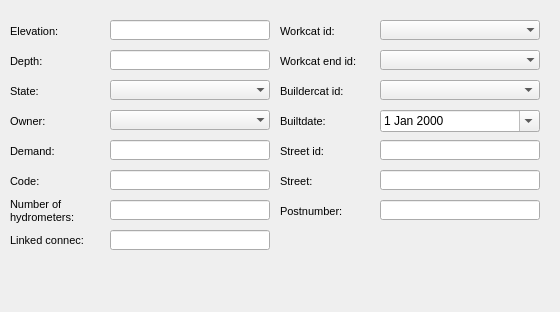
      <widget class="QWidget" name="page_5">
       <property name="geometry">
        <rect>
         <x>0</x>
         <y>0</y>
         <width>560</width>
         <height>312</height>
        </rect>
       </property>
       <attribute name="label">
        <string>Basic information</string>
       </attribute>
       <widget class="QLineEdit" name="fountain_depth">
        <property name="geometry">
         <rect>
          <x>110</x>
          <y>50</y>
          <width>160</width>
          <height>20</height>
         </rect>
        </property>
        <property name="frame">
         <bool>true</bool>
        </property>
       </widget>
       <widget class="QLabel" name="label_fountain_state">
        <property name="geometry">
         <rect>
          <x>10</x>
          <y>80</y>
          <width>90</width>
          <height>22</height>
         </rect>
        </property>
        <property name="font">
         <font>
          <pointsize>8</pointsize>
         </font>
        </property>
        <property name="frameShape">
         <enum>QFrame::NoFrame</enum>
        </property>
        <property name="frameShadow">
         <enum>QFrame::Plain</enum>
        </property>
        <property name="text">
         <string>State:</string>
        </property>
        <property name="textFormat">
         <enum>Qt::AutoText</enum>
        </property>
        <property name="scaledContents">
         <bool>false</bool>
        </property>
        <property name="alignment">
         <set>Qt::AlignLeading|Qt::AlignLeft|Qt::AlignVCenter</set>
        </property>
        <property name="margin">
         <number>3</number>
        </property>
       </widget>
       <widget class="QLineEdit" name="fountain_elevation">
        <property name="geometry">
         <rect>
          <x>110</x>
          <y>20</y>
          <width>160</width>
          <height>20</height>
         </rect>
        </property>
        <property name="inputMask">
         <string/>
        </property>
        <property name="frame">
         <bool>true</bool>
        </property>
       </widget>
       <widget class="QComboBox" name="fountain_workcat_id_end">
        <property name="geometry">
         <rect>
          <x>380</x>
          <y>50</y>
          <width>160</width>
          <height>20</height>
         </rect>
        </property>
        <property name="autoFillBackground">
         <bool>true</bool>
        </property>
        <property name="maxVisibleItems">
         <number>8</number>
        </property>
        <property name="frame">
         <bool>false</bool>
        </property>
       </widget>
       <widget class="QLabel" name="label_fountain_depth">
        <property name="geometry">
         <rect>
          <x>10</x>
          <y>50</y>
          <width>90</width>
          <height>22</height>
         </rect>
        </property>
        <property name="font">
         <font>
          <pointsize>8</pointsize>
         </font>
        </property>
        <property name="frameShape">
         <enum>QFrame::NoFrame</enum>
        </property>
        <property name="frameShadow">
         <enum>QFrame::Plain</enum>
        </property>
        <property name="text">
         <string>Depth:</string>
        </property>
        <property name="textFormat">
         <enum>Qt::AutoText</enum>
        </property>
        <property name="scaledContents">
         <bool>false</bool>
        </property>
        <property name="alignment">
         <set>Qt::AlignLeading|Qt::AlignLeft|Qt::AlignVCenter</set>
        </property>
        <property name="margin">
         <number>3</number>
        </property>
       </widget>
       <widget class="QLabel" name="label_fountain_buildercat_id">
        <property name="geometry">
         <rect>
          <x>280</x>
          <y>80</y>
          <width>101</width>
          <height>22</height>
         </rect>
        </property>
        <property name="font">
         <font>
          <pointsize>8</pointsize>
         </font>
        </property>
        <property name="frameShape">
         <enum>QFrame::NoFrame</enum>
        </property>
        <property name="frameShadow">
         <enum>QFrame::Plain</enum>
        </property>
        <property name="text">
         <string>Buildercat id:</string>
        </property>
        <property name="textFormat">
         <enum>Qt::AutoText</enum>
        </property>
        <property name="scaledContents">
         <bool>false</bool>
        </property>
        <property name="alignment">
         <set>Qt::AlignLeading|Qt::AlignLeft|Qt::AlignVCenter</set>
        </property>
        <property name="margin">
         <number>3</number>
        </property>
       </widget>
       <widget class="QLabel" name="label_fountain_workcat_id_end">
        <property name="geometry">
         <rect>
          <x>280</x>
          <y>50</y>
          <width>101</width>
          <height>22</height>
         </rect>
        </property>
        <property name="font">
         <font>
          <pointsize>8</pointsize>
         </font>
        </property>
        <property name="frameShape">
         <enum>QFrame::NoFrame</enum>
        </property>
        <property name="frameShadow">
         <enum>QFrame::Plain</enum>
        </property>
        <property name="text">
         <string>Workcat end id:</string>
        </property>
        <property name="textFormat">
         <enum>Qt::AutoText</enum>
        </property>
        <property name="scaledContents">
         <bool>false</bool>
        </property>
        <property name="alignment">
         <set>Qt::AlignLeading|Qt::AlignLeft|Qt::AlignVCenter</set>
        </property>
        <property name="margin">
         <number>3</number>
        </property>
       </widget>
       <widget class="QLabel" name="label_fountain_builtdate">
        <property name="geometry">
         <rect>
          <x>280</x>
          <y>110</y>
          <width>101</width>
          <height>22</height>
         </rect>
        </property>
        <property name="font">
         <font>
          <pointsize>8</pointsize>
         </font>
        </property>
        <property name="frameShape">
         <enum>QFrame::NoFrame</enum>
        </property>
        <property name="frameShadow">
         <enum>QFrame::Plain</enum>
        </property>
        <property name="text">
         <string>Builtdate:</string>
        </property>
        <property name="textFormat">
         <enum>Qt::AutoText</enum>
        </property>
        <property name="scaledContents">
         <bool>false</bool>
        </property>
        <property name="alignment">
         <set>Qt::AlignLeading|Qt::AlignLeft|Qt::AlignVCenter</set>
        </property>
        <property name="margin">
         <number>3</number>
        </property>
       </widget>
       <widget class="QComboBox" name="fountain_workcat_id">
        <property name="geometry">
         <rect>
          <x>380</x>
          <y>20</y>
          <width>160</width>
          <height>20</height>
         </rect>
        </property>
        <property name="autoFillBackground">
         <bool>true</bool>
        </property>
        <property name="maxVisibleItems">
         <number>8</number>
        </property>
        <property name="frame">
         <bool>false</bool>
        </property>
       </widget>
       <widget class="QComboBox" name="fountain_state">
        <property name="geometry">
         <rect>
          <x>110</x>
          <y>80</y>
          <width>160</width>
          <height>20</height>
         </rect>
        </property>
        <property name="autoFillBackground">
         <bool>true</bool>
        </property>
        <property name="maxVisibleItems">
         <number>8</number>
        </property>
        <property name="frame">
         <bool>false</bool>
        </property>
       </widget>
       <widget class="QLabel" name="label_fountain_workcat_id">
        <property name="geometry">
         <rect>
          <x>280</x>
          <y>20</y>
          <width>90</width>
          <height>22</height>
         </rect>
        </property>
        <property name="font">
         <font>
          <pointsize>8</pointsize>
         </font>
        </property>
        <property name="frameShape">
         <enum>QFrame::NoFrame</enum>
        </property>
        <property name="frameShadow">
         <enum>QFrame::Plain</enum>
        </property>
        <property name="text">
         <string>Workcat id:</string>
        </property>
        <property name="textFormat">
         <enum>Qt::AutoText</enum>
        </property>
        <property name="scaledContents">
         <bool>false</bool>
        </property>
        <property name="alignment">
         <set>Qt::AlignLeading|Qt::AlignLeft|Qt::AlignVCenter</set>
        </property>
        <property name="margin">
         <number>3</number>
        </property>
       </widget>
       <widget class="QLabel" name="label_fountain_elevation">
        <property name="geometry">
         <rect>
          <x>10</x>
          <y>20</y>
          <width>90</width>
          <height>22</height>
         </rect>
        </property>
        <property name="font">
         <font>
          <pointsize>8</pointsize>
         </font>
        </property>
        <property name="frameShape">
         <enum>QFrame::NoFrame</enum>
        </property>
        <property name="frameShadow">
         <enum>QFrame::Plain</enum>
        </property>
        <property name="text">
         <string>Elevation:</string>
        </property>
        <property name="textFormat">
         <enum>Qt::AutoText</enum>
        </property>
        <property name="scaledContents">
         <bool>false</bool>
        </property>
        <property name="alignment">
         <set>Qt::AlignLeading|Qt::AlignLeft|Qt::AlignVCenter</set>
        </property>
        <property name="margin">
         <number>3</number>
        </property>
       </widget>
       <widget class="QComboBox" name="fountain_buildercat_id">
        <property name="geometry">
         <rect>
          <x>380</x>
          <y>80</y>
          <width>160</width>
          <height>20</height>
         </rect>
        </property>
       </widget>
       <widget class="QDateEdit" name="fountain_builtdate">
        <property name="geometry">
         <rect>
          <x>380</x>
          <y>110</y>
          <width>160</width>
          <height>22</height>
         </rect>
        </property>
        <property name="calendarPopup">
         <bool>true</bool>
        </property>
       </widget>
       <widget class="QLineEdit" name="fountain_streetaxis_id">
        <property name="geometry">
         <rect>
          <x>380</x>
          <y>140</y>
          <width>160</width>
          <height>20</height>
         </rect>
        </property>
        <property name="inputMask">
         <string/>
        </property>
        <property name="text">
         <string/>
        </property>
        <property name="frame">
         <bool>true</bool>
        </property>
       </widget>
       <widget class="QLabel" name="label_fountain_streetaxis_id">
        <property name="geometry">
         <rect>
          <x>280</x>
          <y>140</y>
          <width>90</width>
          <height>22</height>
         </rect>
        </property>
        <property name="font">
         <font>
          <pointsize>8</pointsize>
         </font>
        </property>
        <property name="frameShape">
         <enum>QFrame::NoFrame</enum>
        </property>
        <property name="frameShadow">
         <enum>QFrame::Plain</enum>
        </property>
        <property name="text">
         <string>Street id:</string>
        </property>
        <property name="textFormat">
         <enum>Qt::AutoText</enum>
        </property>
        <property name="scaledContents">
         <bool>false</bool>
        </property>
        <property name="alignment">
         <set>Qt::AlignLeading|Qt::AlignLeft|Qt::AlignVCenter</set>
        </property>
        <property name="margin">
         <number>3</number>
        </property>
       </widget>
       <widget class="QLineEdit" name="fountain_postnumber">
        <property name="geometry">
         <rect>
          <x>380</x>
          <y>200</y>
          <width>160</width>
          <height>20</height>
         </rect>
        </property>
        <property name="inputMask">
         <string/>
        </property>
        <property name="text">
         <string/>
        </property>
        <property name="frame">
         <bool>true</bool>
        </property>
       </widget>
       <widget class="QLineEdit" name="fountain_streetname">
        <property name="geometry">
         <rect>
          <x>380</x>
          <y>170</y>
          <width>160</width>
          <height>20</height>
         </rect>
        </property>
        <property name="inputMask">
         <string/>
        </property>
        <property name="text">
         <string/>
        </property>
        <property name="frame">
         <bool>true</bool>
        </property>
       </widget>
       <widget class="QLabel" name="label_fountain_postnumber">
        <property name="geometry">
         <rect>
          <x>280</x>
          <y>200</y>
          <width>131</width>
          <height>22</height>
         </rect>
        </property>
        <property name="font">
         <font>
          <pointsize>8</pointsize>
         </font>
        </property>
        <property name="frameShape">
         <enum>QFrame::NoFrame</enum>
        </property>
        <property name="frameShadow">
         <enum>QFrame::Plain</enum>
        </property>
        <property name="text">
         <string>Postnumber:</string>
        </property>
        <property name="textFormat">
         <enum>Qt::AutoText</enum>
        </property>
        <property name="scaledContents">
         <bool>false</bool>
        </property>
        <property name="alignment">
         <set>Qt::AlignLeading|Qt::AlignLeft|Qt::AlignVCenter</set>
        </property>
        <property name="margin">
         <number>3</number>
        </property>
       </widget>
       <widget class="QLabel" name="label_fountain_streetname">
        <property name="geometry">
         <rect>
          <x>280</x>
          <y>170</y>
          <width>131</width>
          <height>22</height>
         </rect>
        </property>
        <property name="font">
         <font>
          <pointsize>8</pointsize>
         </font>
        </property>
        <property name="frameShape">
         <enum>QFrame::NoFrame</enum>
        </property>
        <property name="frameShadow">
         <enum>QFrame::Plain</enum>
        </property>
        <property name="text">
         <string>Street:</string>
        </property>
        <property name="textFormat">
         <enum>Qt::AutoText</enum>
        </property>
        <property name="scaledContents">
         <bool>false</bool>
        </property>
        <property name="alignment">
         <set>Qt::AlignLeading|Qt::AlignLeft|Qt::AlignVCenter</set>
        </property>
        <property name="margin">
         <number>3</number>
        </property>
       </widget>
       <widget class="QComboBox" name="fountain_ownercat_id">
        <property name="geometry">
         <rect>
          <x>110</x>
          <y>110</y>
          <width>160</width>
          <height>20</height>
         </rect>
        </property>
        <property name="autoFillBackground">
         <bool>true</bool>
        </property>
        <property name="maxVisibleItems">
         <number>8</number>
        </property>
        <property name="frame">
         <bool>false</bool>
        </property>
       </widget>
       <widget class="QLabel" name="label_fountain_owner">
        <property name="geometry">
         <rect>
          <x>10</x>
          <y>110</y>
          <width>90</width>
          <height>22</height>
         </rect>
        </property>
        <property name="font">
         <font>
          <pointsize>8</pointsize>
         </font>
        </property>
        <property name="frameShape">
         <enum>QFrame::NoFrame</enum>
        </property>
        <property name="frameShadow">
         <enum>QFrame::Plain</enum>
        </property>
        <property name="text">
         <string>Owner:</string>
        </property>
        <property name="textFormat">
         <enum>Qt::AutoText</enum>
        </property>
        <property name="scaledContents">
         <bool>false</bool>
        </property>
        <property name="alignment">
         <set>Qt::AlignLeading|Qt::AlignLeft|Qt::AlignVCenter</set>
        </property>
        <property name="margin">
         <number>3</number>
        </property>
       </widget>
       <widget class="QLineEdit" name="fountain_demand">
        <property name="geometry">
         <rect>
          <x>110</x>
          <y>140</y>
          <width>160</width>
          <height>20</height>
         </rect>
        </property>
        <property name="font">
         <font>
          <pointsize>8</pointsize>
         </font>
        </property>
        <property name="frame">
         <bool>true</bool>
        </property>
       </widget>
       <widget class="QLabel" name="label_fountain_n_hydrometer">
        <property name="geometry">
         <rect>
          <x>10</x>
          <y>195</y>
          <width>90</width>
          <height>31</height>
         </rect>
        </property>
        <property name="font">
         <font>
          <pointsize>8</pointsize>
         </font>
        </property>
        <property name="frameShape">
         <enum>QFrame::NoFrame</enum>
        </property>
        <property name="frameShadow">
         <enum>QFrame::Plain</enum>
        </property>
        <property name="text">
         <string>Number of hydrometers:</string>
        </property>
        <property name="textFormat">
         <enum>Qt::AutoText</enum>
        </property>
        <property name="scaledContents">
         <bool>false</bool>
        </property>
        <property name="alignment">
         <set>Qt::AlignLeading|Qt::AlignLeft|Qt::AlignVCenter</set>
        </property>
        <property name="wordWrap">
         <bool>true</bool>
        </property>
        <property name="margin">
         <number>3</number>
        </property>
       </widget>
       <widget class="QLineEdit" name="fountain_n_hydrometer">
        <property name="geometry">
         <rect>
          <x>110</x>
          <y>200</y>
          <width>160</width>
          <height>20</height>
         </rect>
        </property>
        <property name="font">
         <font>
          <pointsize>8</pointsize>
         </font>
        </property>
        <property name="frame">
         <bool>true</bool>
        </property>
       </widget>
       <widget class="QLineEdit" name="fountain_code">
        <property name="geometry">
         <rect>
          <x>110</x>
          <y>170</y>
          <width>160</width>
          <height>20</height>
         </rect>
        </property>
        <property name="font">
         <font>
          <pointsize>8</pointsize>
         </font>
        </property>
        <property name="frame">
         <bool>true</bool>
        </property>
       </widget>
       <widget class="QLabel" name="label_fountain_code">
        <property name="geometry">
         <rect>
          <x>10</x>
          <y>170</y>
          <width>90</width>
          <height>22</height>
         </rect>
        </property>
        <property name="font">
         <font>
          <pointsize>8</pointsize>
         </font>
        </property>
        <property name="frameShape">
         <enum>QFrame::NoFrame</enum>
        </property>
        <property name="frameShadow">
         <enum>QFrame::Plain</enum>
        </property>
        <property name="text">
         <string>Code:</string>
        </property>
        <property name="textFormat">
         <enum>Qt::AutoText</enum>
        </property>
        <property name="scaledContents">
         <bool>false</bool>
        </property>
        <property name="alignment">
         <set>Qt::AlignLeading|Qt::AlignLeft|Qt::AlignVCenter</set>
        </property>
        <property name="margin">
         <number>3</number>
        </property>
       </widget>
       <widget class="QLabel" name="label_fountain_demand">
        <property name="geometry">
         <rect>
          <x>10</x>
          <y>140</y>
          <width>90</width>
          <height>22</height>
         </rect>
        </property>
        <property name="font">
         <font>
          <pointsize>8</pointsize>
         </font>
        </property>
        <property name="frameShape">
         <enum>QFrame::NoFrame</enum>
        </property>
        <property name="frameShadow">
         <enum>QFrame::Plain</enum>
        </property>
        <property name="text">
         <string>Demand:</string>
        </property>
        <property name="textFormat">
         <enum>Qt::AutoText</enum>
        </property>
        <property name="scaledContents">
         <bool>false</bool>
        </property>
        <property name="alignment">
         <set>Qt::AlignLeading|Qt::AlignLeft|Qt::AlignVCenter</set>
        </property>
        <property name="margin">
         <number>3</number>
        </property>
       </widget>
       <widget class="QLineEdit" name="tap_linked_connec_3">
        <property name="geometry">
         <rect>
          <x>110</x>
          <y>230</y>
          <width>160</width>
          <height>20</height>
         </rect>
        </property>
        <property name="inputMask">
         <string/>
        </property>
        <property name="text">
         <string/>
        </property>
        <property name="frame">
         <bool>true</bool>
        </property>
       </widget>
       <widget class="QLabel" name="label_tap_linked_connec_3">
        <property name="geometry">
         <rect>
          <x>10</x>
          <y>230</y>
          <width>96</width>
          <height>21</height>
         </rect>
        </property>
        <property name="font">
         <font>
          <pointsize>8</pointsize>
         </font>
        </property>
        <property name="frameShape">
         <enum>QFrame::NoFrame</enum>
        </property>
        <property name="frameShadow">
         <enum>QFrame::Plain</enum>
        </property>
        <property name="text">
         <string>Linked connec:</string>
        </property>
        <property name="textFormat">
         <enum>Qt::AutoText</enum>
        </property>
        <property name="scaledContents">
         <bool>false</bool>
        </property>
        <property name="alignment">
         <set>Qt::AlignLeading|Qt::AlignLeft|Qt::AlignVCenter</set>
        </property>
        <property name="wordWrap">
         <bool>false</bool>
        </property>
        <property name="margin">
         <number>3</number>
        </property>
       </widget>
      </widget>
